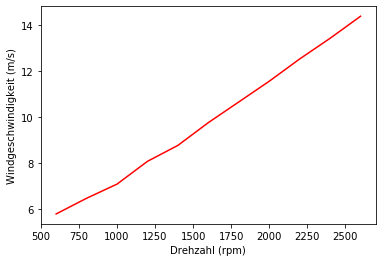

Python code for this plot:
#!/usr/bin/env python3
# -*- coding: utf-8 -*-
"""
Created on Mon Nov  8 18:37:18 2021

@author: arne
"""

import numpy as np
import matplotlib.pyplot as plt


Drehzahl = np.array([600,800,1000,1200,1400,1600,1800,2000,2200,2400,2600])
DynamischerDruck = np.array([20,25,30,39,46,57,68,80,94,108,124])
Windgeschwindigkeit = np.sqrt(2*DynamischerDruck/1.2)
print(Windgeschwindigkeit)


plt.xlabel('Drehzahl (rpm)')
plt.ylabel('Windgeschwindigkeit (m/s)')
plt.plot(Drehzahl, Windgeschwindigkeit, 'r')
plt.show()
